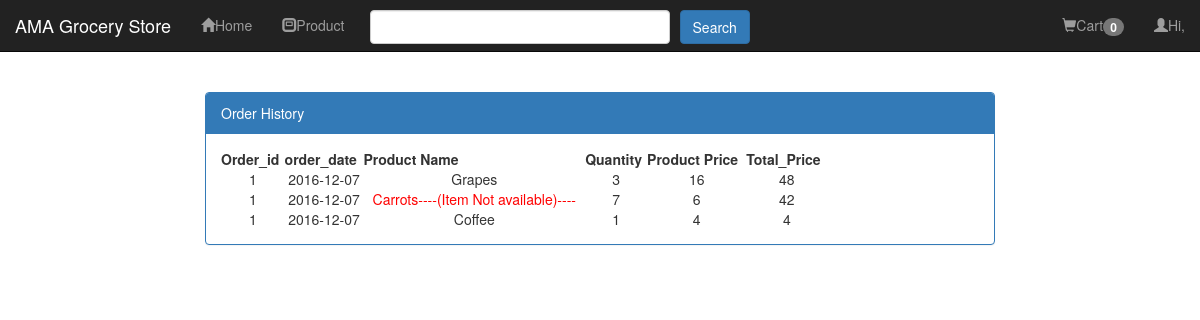
/code/orderhistory.php?name=Priyanka, run on the app's committed database.
### tables this page shows
CREATE TABLE `order_items` (
  `order_id` int(11) NOT NULL,
  `product_id` int(11) NOT NULL,
  `product_price` int(11) NOT NULL,
  `product_quantity` int(11) NOT NULL,
  `flag` tinyint(1) NOT NULL DEFAULT '1'
);

CREATE TABLE `orders` (
  `order_id` int(200) NOT NULL,
  `username` varchar(200) NOT NULL,
  `total_amount` int(200) NOT NULL,
  `order_date` date NOT NULL
);

CREATE TABLE `products` (
  `product_id` int(100) NOT NULL,
  `product_cat` int(100) NOT NULL,
  `product_title` varchar(100) NOT NULL,
  `product_price` varchar(100) NOT NULL,
  `product_img` text NOT NULL,
  `product_keywords` varchar(200) NOT NULL,
  `product_brand` int(200) NOT NULL,
  `product_quantity` varchar(200) NOT NULL,
  `product_flag` tinyint(1) NOT NULL DEFAULT '1'
);

### code/orderhistory.php (the view, shortened to what this page needs)
<?php
include 'db.php';
?>
<!DOCTYPE html>
<html>
<head>
</head>
<!DOCTYPE html>
<html>
	<head>
		<link rel="stylesheet" href="css/bootstrap.min.css"/>
	</head>
<body>
	<div class="navbar navbar-inverse navbar-fixed-top">
		<div class="container-fluid">
			<div class="navbar-header">
				<a href="#" class="navbar-brand">AMA Grocery Store</a>
			</div>
		<div class="collapse navbar-collapse" id="collapse">
			<ul class="nav navbar-nav">
				<li><a href="profile.php"><span class="glyphicon glyphicon-home"></span>Home</a></li>
				<li><a href="profile.php"><span class="glyphicon glyphicon-modal-window"></span>Product</a></li>
				<li style="width:300px;left:10px;top:10px;"><input type="text" class="form-control" id="search"></li>
				<li style="top:10px;left:20px;"><button class="btn btn-primary" id="search_btn">Search</button></li>
			</ul>
			<ul class="nav navbar-nav navbar-right">
				<li><a href="#" id="cart_container" class="dropdown-toggle" data-toggle="dropdown"><span class="glyphicon glyphicon-shopping-cart"></span>Cart<span class="badge">0</span></a>
				</li>
				<li><a href="#" class="dropdown-toggle" data-toggle="dropdown"><span class="glyphicon glyphicon-user"></span><?php echo "Hi,".$_SESSION['name']; ?></a>
						<li class="divider"></li></li>
					</ul>
		</div>
	</div>
	</div>
	<p><br/></p>
	<p><br/></p>
	<p><br/></p>
	<div class="container-fluid">
		<div class="row">
			<div class="col-md-2"></div>
			</div>
			<div class="col-md-2"></div>
		</div>
		<div class="row">
			<div class="col-md-2"></div>
			<div class="col-md-8">
				<div class="panel panel-primary">
					<div class="panel-heading">Order History</div>
					<div class="panel-body">
<?php
 $username=$_GET['name'];
 $sql1 = "SELECT order_items.order_id,orders.order_date,order_items.flag,order_items.product_id,products.product_title,order_items.product_quantity,order_items.product_price,order_items.product_price FROM orders,order_items,products where products.product_id=order_items.product_id and orders.order_id=order_items.order_id and username ='$username'";
 $run_query1 = mysqli_query($con,$sql1);
 echo "<table>
  <tr>
  <th>Order_id</th>
  <th>order_date</th>
  <th>Product Name</th>
  <th>Quantity</th>
  <th>Product Price</th>
  <th>Total_Price</th>
  </tr>";
   if(mysqli_num_rows($run_query1) > 0)
  {
   while($row=mysqli_fetch_array($run_query1)){
			if($row['flag']==1)
                        {
                        echo "<tr>";
			echo "<td>".$row['order_id']."</td>";
            echo "<td>".$row['order_date']."</td>";
			echo "<td>".$row['product_title']."</td>";
			echo "<td>".$row['product_quantity']."</td>";
			echo "<td>".$row['product_price']."</td>";
			echo "<td>".$total = ($row['product_price']*$row['product_quantity'])."</td>";
			echo "</tr>";
                        }
                        else
                        {
                        echo "<tr>";
			echo "<td>".$row['order_id']."</td>";
            echo "<td>".$row['order_date']."</td>";
			echo "<td style='color:red'>".$row['product_title']."----(Item Not available)----</td>";
			echo "<td>".$row['product_quantity']."</td>";
			echo "<td>".$row['product_price']."</td>";
			echo "<td>".$total = ($row['product_price']*$row['product_quantity'])."</td>";
			echo "</tr>";
                        }
 }
 }
 echo "</table>";
?>
</body>
</html>

### code/orderhistory.php (style rules this page uses)
table { width: 80%; border-collapse: collapse; }
th { text-align: center; }
tr { text-align: center; }

### data on the page
order_items: order "1", order.order_date "2016-12-07", product.product_title "Grapes", product_quantity "3", product_price "16", $row['product_price']*$row['product_quantity'] "48"
order_items: order "1", order.order_date "2016-12-07", product.product_title "Carrots", product_quantity "7", product_price "6", $row['product_price']*$row['product_quantity'] "42"
order_items: order "1", order.order_date "2016-12-07", product.product_title "Coffee", product_quantity "1", product_price "4", $row['product_price']*$row['product_quantity'] "4"
